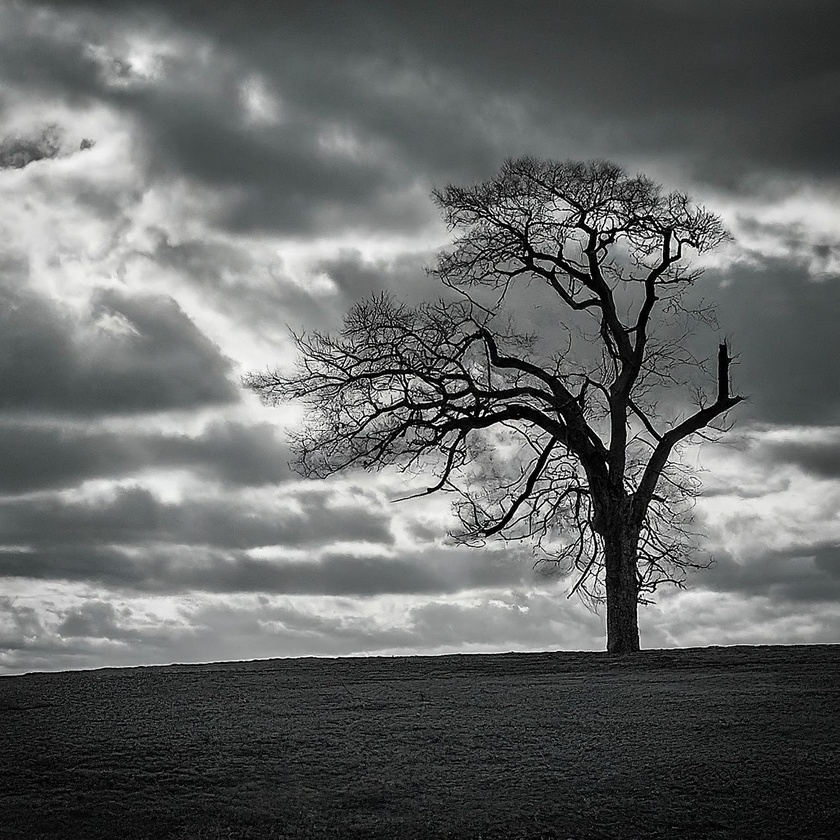
#> input picture tree.jpg, 840 x 840 px, shrunk from 1536 x 1536 before the run
$ python greyscaleImgToColorImg.py
#> lines starting #> are read from the running program, lines starting #| are printed output that depends on the picture
import cv2

# Specify the path to your grayscale image
grayscale_image_path = "./tree.jpg"

# Read the grayscale image
grayscale_image = cv2.imread(grayscale_image_path, cv2.IMREAD_GRAYSCALE)
#> grayscale_image: shape (840, 840); min 0, max 255, mean 102.5

if grayscale_image is not None:
    if grayscale_image.ndim == 2:
        # Apply a colormap to create a pseudo-color representation
        color_image = cv2.applyColorMap(grayscale_image, cv2.COLORMAP_JET)
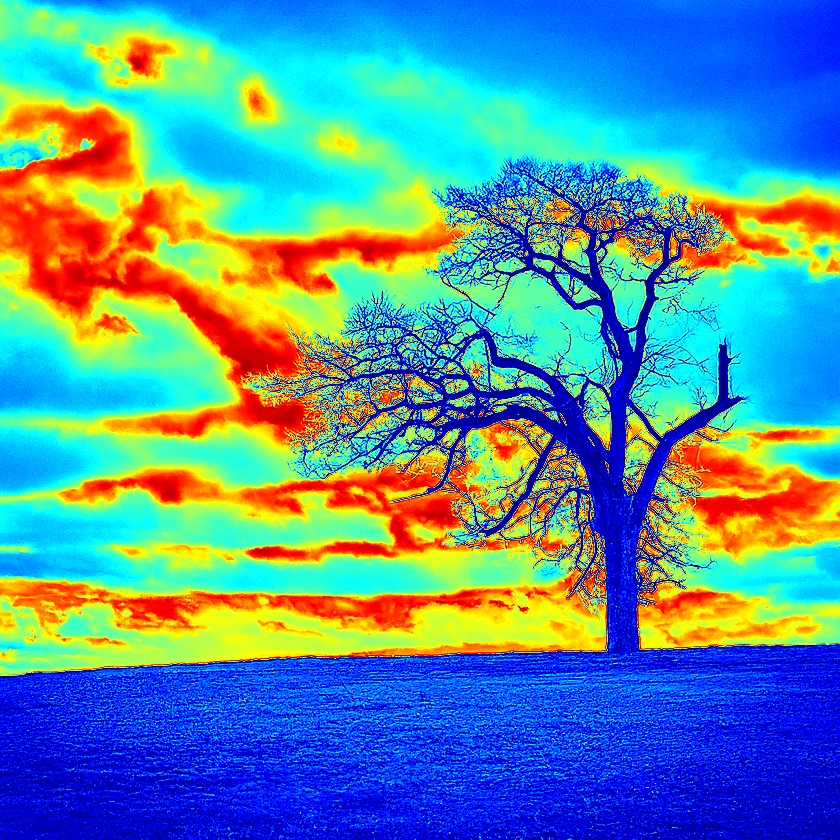
#> color_image: shape (840, 840, 3); mean B, G, R 157.7, 146.8, 86.8

        # Display the grayscale image
        cv2.imshow("Grayscale Image", grayscale_image)

        # Display the pseudo-color image
        cv2.imshow("Pseudo-Color Image", color_image)

        # Wait for a key event (0 means wait indefinitely until a key is pressed)
        cv2.waitKey(0)

        # Close all OpenCV windows
        cv2.destroyAllWindows()
    else:
        print("Error: The input image is not grayscale.")
else:
    print(f"Error: Unable to read the image from {grayscale_image_path}")

$ run again, with apple.jpeg copied over tree.jpg
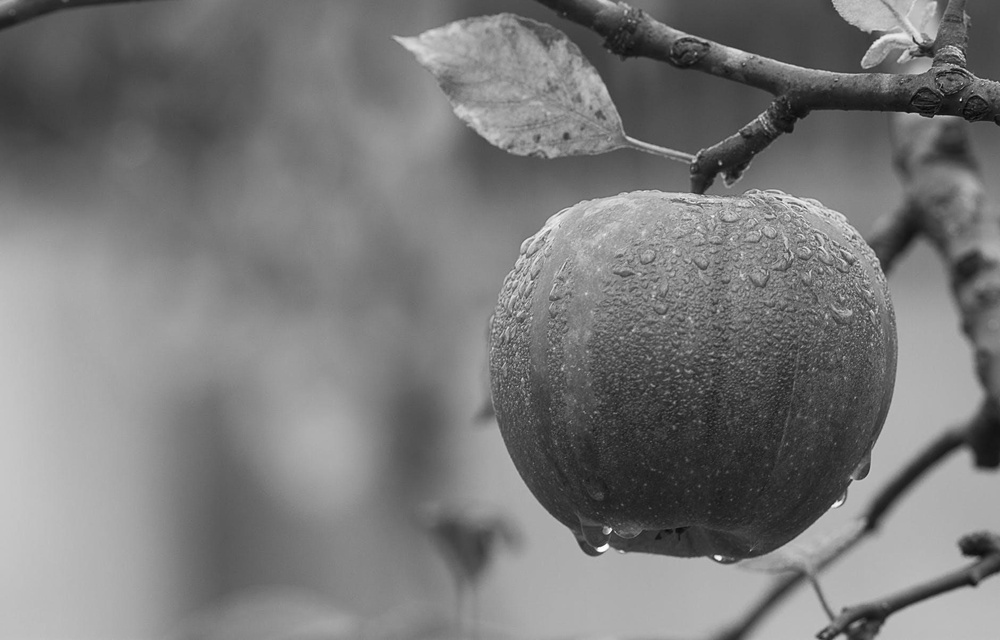
#> input picture apple.jpeg, 1000 x 640 px, shrunk from 1880 x 1204 before the run
#> grayscale_image is the input picture: shape (640, 1000); min 1, max 255, mean 121.2
#> `color_image = cv2.applyColorMap(grayscale_image, cv2.COLORMAP_JET)`:
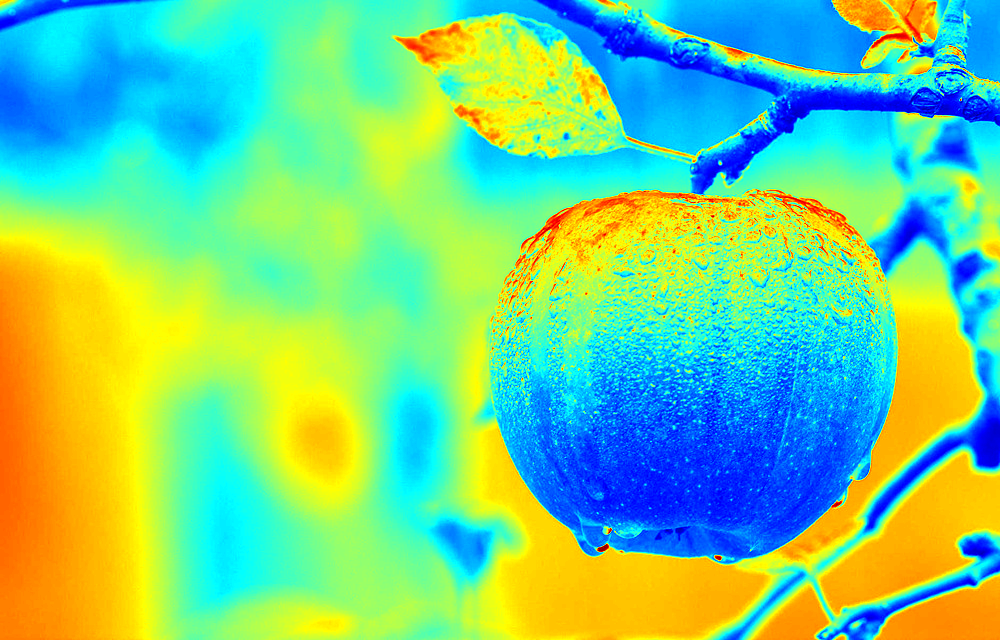
#> color_image: shape (640, 1000, 3); mean B, G, R 136.1, 207.3, 119.2

$ run again, with dog.png saved as tree.jpg
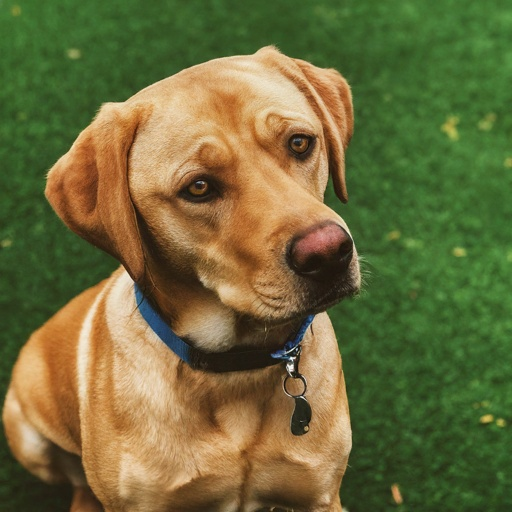
#> input picture dog.png, 512 x 512 px
#> `grayscale_image = cv2.imread(grayscale_image_path, cv2.IMREAD_GRAYSCALE)`:
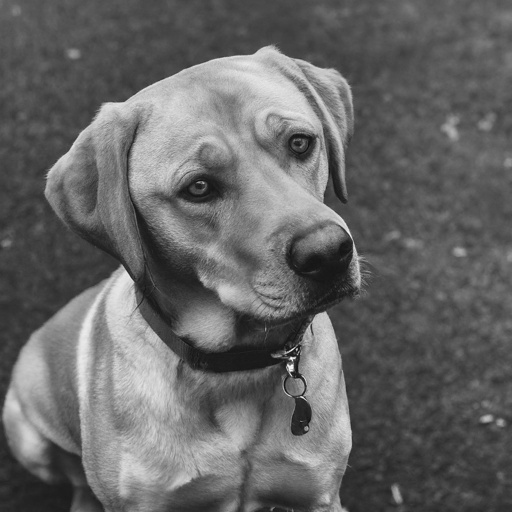
#> grayscale_image: shape (512, 512); min 15, max 255, mean 102.6
#> `color_image = cv2.applyColorMap(grayscale_image, cv2.COLORMAP_JET)`:
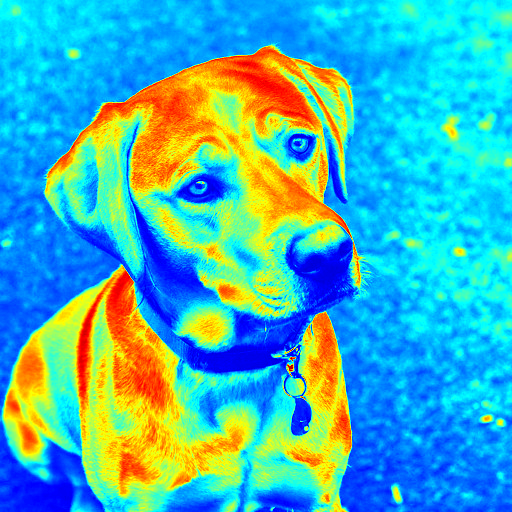
#> color_image: shape (512, 512, 3); mean B, G, R 185.1, 179.3, 69.8
